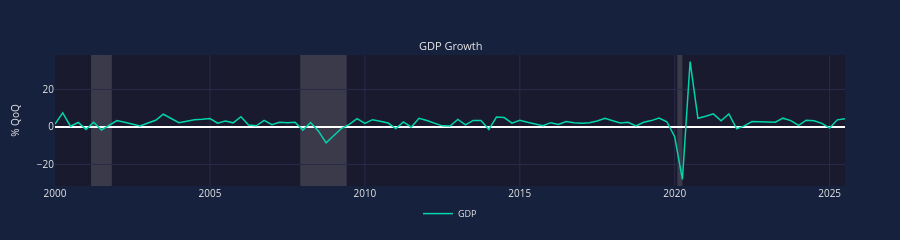

Notebook code cell kept with this figure:
### Markdown cell above
## Doc 7: Level 7 - Recession Shading

### Code cell
# Level 7: Recession Shading and Custom Height (using FRED data)
# Crosshair and recession shading are enabled by default
gdp_real = EconChart(
    Data(x=gdp_dates, y=gdp_values, name='GDP', color='teal'),
    title="GDP Growth",
    y_label='% QoQ',
    horizontal_line=0,
)

board = EconBoard(
    gdp_real,
    height=200,
    recession_color='gray',
    recession_opacity=0.2,
)
board.show()
print("PASS: Level 7 - Recession shading visible")

### Figure 1 — Plotly figure (JSON) as saved in the notebook; plotly's stock layout.template omitted (floating-point values rounded to 4 significant figures)
{"data": [{"line": {"color": "#00d4aa", "width": 1.5}, "name": "GDP", "showlegend": true, "type": "scatter", "visible": true, "x": ["2000-01-01T00:00:00", "2000-04-01T00:00:00", "2000-07-01T00:00:00", "2000-10-01T00:00:00", "2001-01-01T00:00:00", "2001-04-01T00:00:00", "2001-07-01T00:00:00", "2001-10-01T00:00:00", "2002-01-01T00:00:00", "2002-04-01T00:00:00", "2002-07-01T00:00:00", "2002-10-01T00:00:00", "2003-01-01T00:00:00", "2003-04-01T00:00:00", "2003-07-01T00:00:00", "2003-10-01T00:00:00", "2004-01-01T00:00:00", "2004-04-01T00:00:00", "2004-07-01T00:00:00", "2004-10-01T00:00:00", "2005-01-01T00:00:00", "2005-04-01T00:00:00", "2005-07-01T00:00:00", "2005-10-01T00:00:00", "2006-01-01T00:00:00", "2006-04-01T00:00:00", "2006-07-01T00:00:00", "2006-10-01T00:00:00", "2007-01-01T00:00:00", "2007-04-01T00:00:00", "2007-07-01T00:00:00", "2007-10-01T00:00:00", "2008-01-01T00:00:00", "2008-04-01T00:00:00", "2008-07-01T00:00:00", "2008-10-01T00:00:00", "2009-01-01T00:00:00", "2009-04-01T00:00:00", "2009-07-01T00:00:00", "2009-10-01T00:00:00", "2010-01-01T00:00:00", "2010-04-01T00:00:00", "2010-07-01T00:00:00", "2010-10-01T00:00:00", "2011-01-01T00:00:00", "2011-04-01T00:00:00", "2011-07-01T00:00:00", "2011-10-01T00:00:00", "2012-01-01T00:00:00", "2012-04-01T00:00:00", "2012-07-01T00:00:00", "2012-10-01T00:00:00", "2013-01-01T00:00:00", "2013-04-01T00:00:00", "2013-07-01T00:00:00", "2013-10-01T00:00:00", "2014-01-01T00:00:00", "2014-04-01T00:00:00", "2014-07-01T00:00:00", "2014-10-01T00:00:00", "2015-01-01T00:00:00", "2015-04-01T00:00:00", "2015-07-01T00:00:00", "2015-10-01T00:00:00", "2016-01-01T00:00:00", "2016-04-01T00:00:00", "2016-07-01T00:00:00", "2016-10-01T00:00:00", "2017-01-01T00:00:00", "2017-04-01T00:00:00", "2017-07-01T00:00:00", "2017-10-01T00:00:00", "2018-01-01T00:00:00", "2018-04-01T00:00:00", "2018-07-01T00:00:00", "2018-10-01T00:00:00", "2019-01-01T00:00:00", "2019-04-01T00:00:00", "2019-07-01T00:00:00", "2019-10-01T00:00:00", "2020-01-01T00:00:00", "2020-04-01T00:00:00", "2020-07-01T00:00:00", "2020-10-01T00:00:00", "2021-01-01T00:00:00", "2021-04-01T00:00:00", "2021-07-01T00:00:00", "2021-10-01T00:00:00", "2022-01-01T00:00:00", "2022-04-01T00:00:00", "2022-07-01T00:00:00", "2022-10-01T00:00:00", "2023-01-01T00:00:00", "2023-04-01T00:00:00", "2023-07-01T00:00:00", "2023-10-01T00:00:00", "2024-01-01T00:00:00", "2024-04-01T00:00:00", "2024-07-01T00:00:00", "2024-10-01T00:00:00", "2025-01-01T00:00:00", "2025-04-01T00:00:00", "2025-07-01T00:00:00"], "xaxis": "x", "y": [1.5, 7.5, 0.4, 2.4, -1.3, 2.5, -1.6, 1.1, 3.4, 2.5, 1.6, 0.5, 2.1, 3.6, 6.8, 4.7, 2.3, 3.1, 3.8, 4.1, 4.5, 2.0, 3.2, 2.2, 5.5, 1.0, 0.6, 3.5, 1.2, 2.5, 2.3, 2.5, -1.7, 2.4, -2.1, -8.5, -4.5, -0.7, 1.4, 4.4, 1.9, 3.9, 3.1, 2.1, -0.9, 2.7, -0.1, 4.6, 3.4, 1.8, 0.6, 0.5, 4.0, 1.1, 3.5, 3.5, -1.4, 5.3, 5.0, 2.0, 3.6, 2.5, 1.6, 0.7, 2.3, 1.3, 2.9, 2.2, 2.0, 2.3, 3.2, 4.6, 3.3, 2.1, 2.5, 0.6, 2.5, 3.4, 4.8, 2.8, -5.2, -28.0, 34.9, 4.6, 5.7, 7.0, 3.3, 7.0, -1.0, 0.6, 2.9, 2.8, 2.9, 2.5, 4.7, 3.4, 0.8, 3.6, 3.3, 1.9, -0.6, 3.8, 4.4], "yaxis": "y"}], "layout": {"annotations": [{"font": {"color": "#e8e8e8", "size": 11}, "showarrow": false, "text": "GDP Growth", "x": 0.5, "xanchor": "center", "xref": "paper", "y": 1.0, "yanchor": "bottom", "yref": "paper"}], "font": {"color": "#e8e8e8", "size": 10}, "height": 200, "hoverlabel": {"bgcolor": "#16213e", "font": {"color": "#e8e8e8", "size": 11}}, "hovermode": "x unified", "legend": {"bgcolor": "rgba(0,0,0,0)", "font": {"color": "#e8e8e8", "size": 9}, "orientation": "h", "x": 0.5, "xanchor": "center", "y": -0.1, "yanchor": "top"}, "margin": {"b": 35, "l": 55, "r": 55, "t": 55}, "paper_bgcolor": "#16213e", "plot_bgcolor": "#1a1a2e", "shapes": [{"line": {"color": "rgba(255, 255, 255, 0.3)", "dash": "dash", "width": 1}, "type": "line", "x0": 0, "x1": 1, "xref": "x", "y0": 0, "y1": 0, "yref": "y"}, {"fillcolor": "#b8b8b8", "layer": "below", "line": {"width": 0}, "opacity": 0.2, "type": "rect", "x0": "2001-03-01T00:00:00", "x1": "2001-11-01T00:00:00", "xref": "x", "y0": 0, "y1": 1, "yref": "y domain"}, {"fillcolor": "#b8b8b8", "layer": "below", "line": {"width": 0}, "opacity": 0.2, "type": "rect", "x0": "2007-12-01T00:00:00", "x1": "2009-06-01T00:00:00", "xref": "x", "y0": 0, "y1": 1, "yref": "y domain"}, {"fillcolor": "#b8b8b8", "layer": "below", "line": {"width": 0}, "opacity": 0.2, "type": "rect", "x0": "2020-02-01T00:00:00", "x1": "2020-04-01T00:00:00", "xref": "x", "y0": 0, "y1": 1, "yref": "y domain"}], "xaxis": {"anchor": "y", "domain": [0.0, 1.0], "gridcolor": "#2a2a4a", "range": ["2000-01-01T00:00:00", "2025-07-01T00:00:00"], "showspikes": true, "spikecolor": "rgba(255, 255, 255, 0.5)", "spikedash": "dot", "spikemode": "across", "spikesnap": "cursor", "spikethickness": 1}, "yaxis": {"anchor": "x", "domain": [0.0, 1.0], "gridcolor": "#2a2a4a", "title": {"font": {"color": "#e8e8e8", "size": 10}, "text": "% QoQ"}, "type": "linear"}}}
